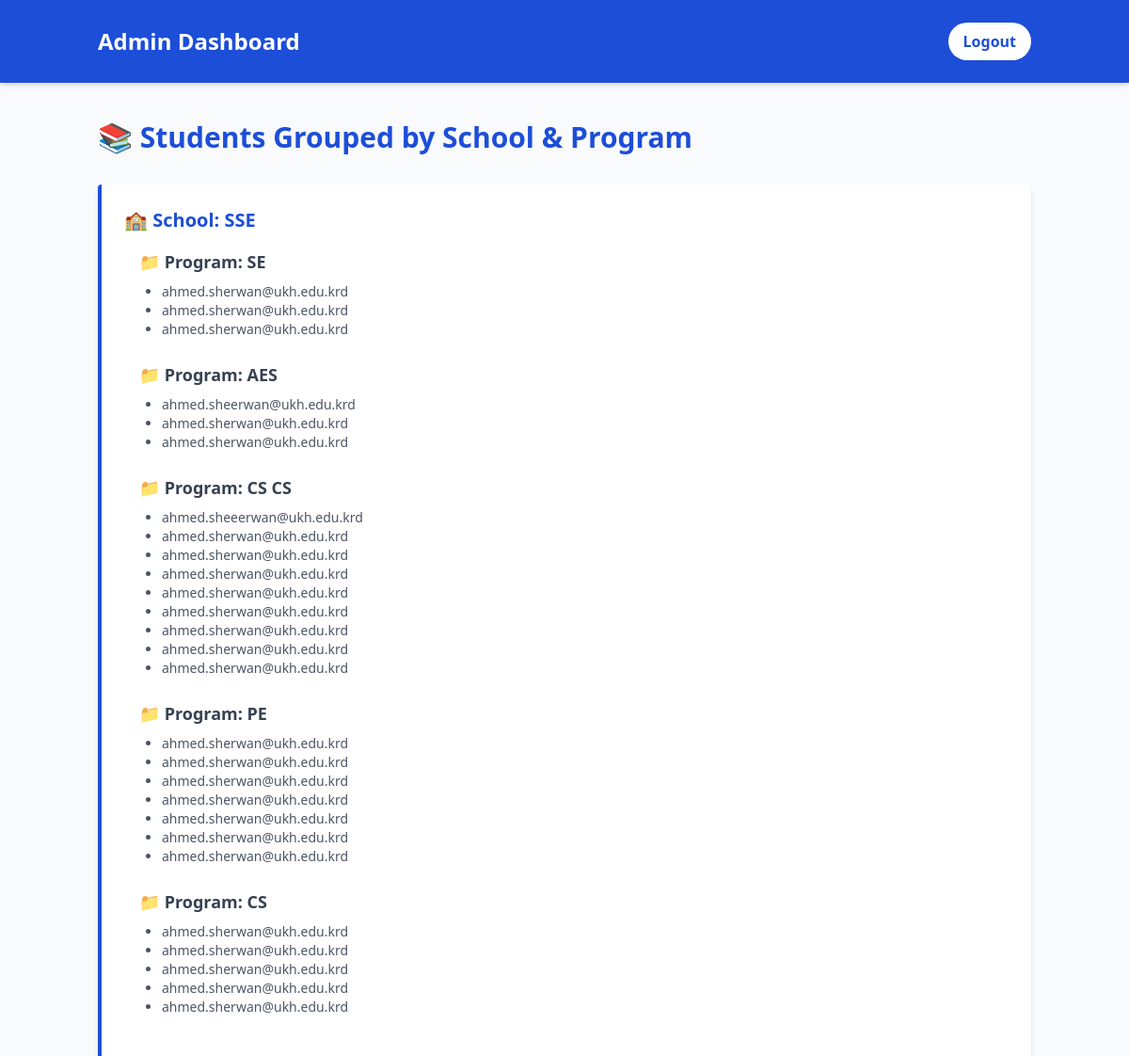
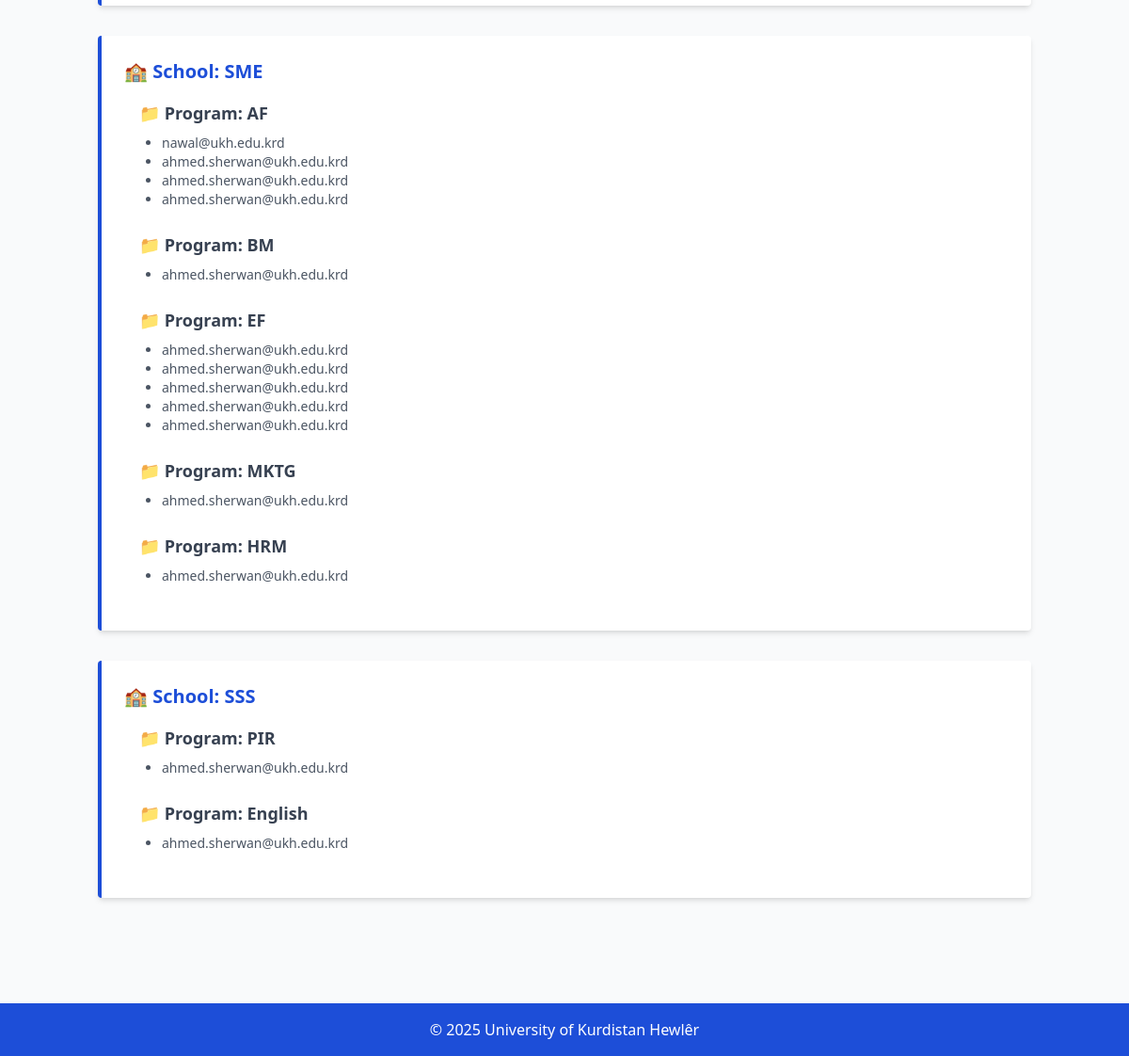
Screenshot of /admin/dashboard (signed in) with the database file from the repository (2 pictures, top to bottom).
### models.py (models this page shows, shortened)
class StudentLoginInfo(db.Model):
    id = db.Column(db.Integer, primary_key=True)
    email = db.Column(db.String(120), nullable=False)
    school = db.Column(db.String(50), nullable=False)
    program = db.Column(db.String(50), nullable=False)

### app.py (the view)
@app.route('/admin/dashboard')
def admin_dashboard():
    if not session.get('admin'):
        return redirect(url_for('login_admin'))
    students = StudentLoginInfo.query.all()
    grouped = {}
    for student in students:
        school = student.school
        program = student.program
        if school not in grouped:
            grouped[school] = {}
        if program not in grouped[school]:
            grouped[school][program] = []
        grouped[school][program].append(student.email)
    return render_template('admin_dashboard.html', grouped=grouped)

### templates/admin_dashboard.html (shortened to what this page needs)
<!DOCTYPE html>
<html lang="en">
<head>
    <script src="https://cdn.tailwindcss.com"></script>
</head>
<body class="bg-gray-50 text-gray-800 min-h-screen">
    <header class="bg-[#1d4ed8] text-white py-6 shadow-md">
        <div class="container mx-auto px-4 flex justify-between items-center">
            <h1 class="text-2xl font-bold">Admin Dashboard</h1>
            <a href="/logout" class="bg-white text-[#1d4ed8] px-4 py-2 rounded-full font-semibold hover:bg-gray-100">Logout</a>
        </div>
    </header>
    <main class="container mx-auto px-4 py-10">
        <h2 class="text-3xl font-semibold text-[#1d4ed8] mb-8">📚 Students Grouped by School & Program</h2>
        {% if grouped %}
            {% for school, programs in grouped.items() %}
                <div class="mb-8 border-l-4 border-[#1d4ed8] bg-white shadow-md p-6 rounded">
                    <h3 class="text-xl font-bold text-[#1d4ed8] mb-4">🏫 School: {{ school }}</h3>
                    {% for program, students in programs.items() %}
                        <div class="ml-4 mb-6">
                            <h4 class="text-lg font-semibold text-gray-700 mb-2">📁 Program: {{ program }}</h4>
                            <ul class="list-disc ml-6 text-sm text-gray-600">
                                {% for student in students %}
                                    <li>{{ student }}</li>
                                {% endfor %}
                            </ul>
                        </div>
                    {% endfor %}
                </div>
            {% endfor %}
        {% else %}
            <p class="text-gray-500">No student login data available yet.</p>
        {% endif %}
    </main>
    <footer class="bg-[#1d4ed8] text-white text-center py-4 mt-10">
        <p>&copy; {{ current_year or "2025" }} University of Kurdistan Hewlêr</p>
    </footer>
</body>
</html>

### rows the page displays
StudentLoginInfo: school "SSE", program "SE", email "ahmed.sherwan@ukh.edu.krd"
StudentLoginInfo: email "ahmed.sherwan@ukh.edu.krd"
StudentLoginInfo: email "ahmed.sherwan@ukh.edu.krd"
StudentLoginInfo: program "AES", email "ahmed.sheerwan@ukh.edu.krd"
StudentLoginInfo: email "ahmed.sherwan@ukh.edu.krd"
StudentLoginInfo: email "ahmed.sherwan@ukh.edu.krd"
StudentLoginInfo: program "CS CS", email "ahmed.sheeerwan@ukh.edu.krd"
StudentLoginInfo: email "ahmed.sherwan@ukh.edu.krd"
StudentLoginInfo: email "ahmed.sherwan@ukh.edu.krd"
StudentLoginInfo: email "ahmed.sherwan@ukh.edu.krd"
StudentLoginInfo: email "ahmed.sherwan@ukh.edu.krd"
StudentLoginInfo: email "ahmed.sherwan@ukh.edu.krd"
StudentLoginInfo: email "ahmed.sherwan@ukh.edu.krd"
StudentLoginInfo: email "ahmed.sherwan@ukh.edu.krd"
StudentLoginInfo: email "ahmed.sherwan@ukh.edu.krd"
StudentLoginInfo: program "PE", email "ahmed.sherwan@ukh.edu.krd"
StudentLoginInfo: email "ahmed.sherwan@ukh.edu.krd"
StudentLoginInfo: email "ahmed.sherwan@ukh.edu.krd"
StudentLoginInfo: email "ahmed.sherwan@ukh.edu.krd"
StudentLoginInfo: email "ahmed.sherwan@ukh.edu.krd"
StudentLoginInfo: email "ahmed.sherwan@ukh.edu.krd"
StudentLoginInfo: email "ahmed.sherwan@ukh.edu.krd"
StudentLoginInfo: program "CS", email "ahmed.sherwan@ukh.edu.krd"
StudentLoginInfo: email "ahmed.sherwan@ukh.edu.krd"
StudentLoginInfo: email "ahmed.sherwan@ukh.edu.krd"
StudentLoginInfo: email "ahmed.sherwan@ukh.edu.krd"
StudentLoginInfo: email "ahmed.sherwan@ukh.edu.krd"
StudentLoginInfo: school "SME", program "AF", email "nawal@ukh.edu.krd"
StudentLoginInfo: email "ahmed.sherwan@ukh.edu.krd"
StudentLoginInfo: email "ahmed.sherwan@ukh.edu.krd"
StudentLoginInfo: email "ahmed.sherwan@ukh.edu.krd"
StudentLoginInfo: program "BM", email "ahmed.sherwan@ukh.edu.krd"
StudentLoginInfo: program "EF", email "ahmed.sherwan@ukh.edu.krd"
StudentLoginInfo: email "ahmed.sherwan@ukh.edu.krd"
StudentLoginInfo: email "ahmed.sherwan@ukh.edu.krd"
StudentLoginInfo: email "ahmed.sherwan@ukh.edu.krd"
StudentLoginInfo: email "ahmed.sherwan@ukh.edu.krd"
StudentLoginInfo: program "MKTG", email "ahmed.sherwan@ukh.edu.krd"
StudentLoginInfo: program "HRM", email "ahmed.sherwan@ukh.edu.krd"
StudentLoginInfo: school "SSS", program "PIR", email "ahmed.sherwan@ukh.edu.krd"
StudentLoginInfo: program "English", email "ahmed.sherwan@ukh.edu.krd"

### other values shown
{{ current_year or "2025" }} "2025"
